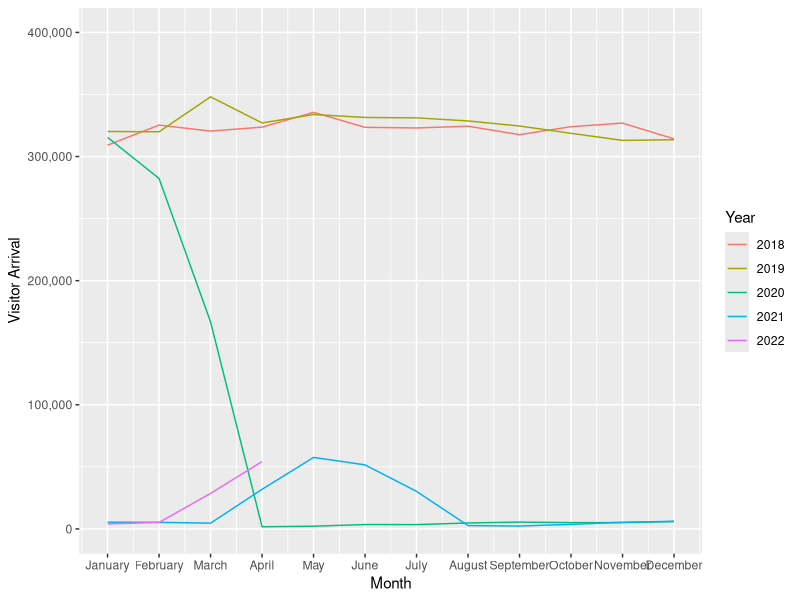
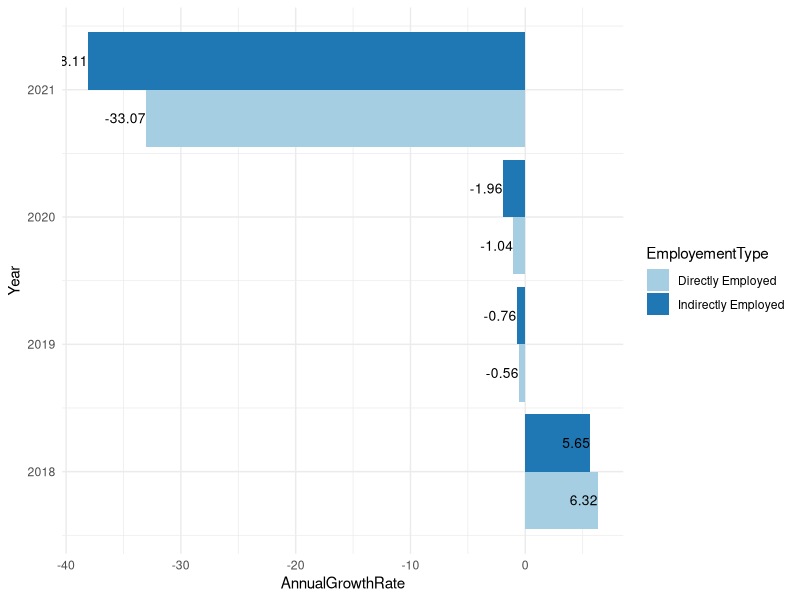

The R script that drew these images, in order:
library(readxl)
library(dplyr)
library(ggplot2)
library(scales)
library(lubridate)
library(grid)
library(tidyverse)


########### graph1 ######
intArrival <- read_excel("COVID19_impact_on_NZ_Tourism/RawData/InternationaArrival2010-Apr2022.xlsx")


# data prep 
intArrivalClean0 <- as.data.frame(intArrival[2:149,])
names(intArrivalClean0) <- c("date","seasonallyAdjusted","trend")
intArrivalClean0$date <- as.Date(paste(intArrivalClean0$date, "01", sep = "-"), "%YM%m-%d")
intArrivalClean0$date <- as.POSIXct(intArrivalClean0$date)

intArrivalClean1 <- intArrivalClean0 %>%
  mutate(SeasonallyAdjusted = as.numeric(seasonallyAdjusted), 
         Trend = as.numeric(trend),
         Year = year(date),
         Month = month(date)) %>%
  filter(Year %in% c(2018:2022))



# visualisation 

intArrivalClean1$Year <- factor(intArrivalClean1$Year)

ggplot() +
  geom_line(data = intArrivalClean1, aes (x = Month, y = SeasonallyAdjusted, color = Year)) + 
  scale_y_continuous(name = "Visitor Arrival",limits = c(0,400000),labels = comma) +
  scale_x_continuous( breaks = seq_along(month.name),
                      labels = month.name) 


 # annotate("segment", x = 2, y = 275000, yend = 274000, xend = 2,15
  #         color = "blue", size = 2, arrow = arrow()) +
  #annotate("text", x = 2,275000,
   #        label = "This Job is mine",
    #       col = "black",
     #      size = 5)

########### graphe 2 employment market######

employment <- read_excel("COVID19_impact_on_NZ_Tourism/RawData/employment.xlsx")

employment0 <- as.data.frame(employment[2:13,1:4])
names(employment0) <- c("Year","DirectlyEmployed","IndirectlyEmployed","TotalEmployed")


employment1 <- employment0 %>%
  mutate(DirectlyEmployed = as.numeric(DirectlyEmployed),
         IndirectlyEmployed = as.numeric(IndirectlyEmployed),
         TotalEmployed = as.numeric(TotalEmployed),
         Year = as.numeric(Year)) %>%
  mutate(DirectlyEmployedGrowthRate = 
           round((DirectlyEmployed- lag(DirectlyEmployed))/lag(DirectlyEmployed)*100, digits = 2),
         IndirectlyEmployedGrowthRate = 
           round((IndirectlyEmployed- lag(IndirectlyEmployed))/lag(IndirectlyEmployed)*100, digits = 2),
         TotalEmployedGrowthRate = 
           round((TotalEmployed- lag(TotalEmployed))/lag(TotalEmployed)*100, digits = 2)) %>%
  filter(Year %in% c(2018:2021)) %>%
  select(c("Year","DirectlyEmployedGrowthRate","IndirectlyEmployedGrowthRate","TotalEmployedGrowthRate"))

names(employment1) <- c("Year","Directly Employed", "Indirectly Employed", "Total Employed")


# visualization

emplViz <- employment1 %>%
  gather("Directly Employed", "Indirectly Employed", "Total Employed", 
         key = EmployementType, value = AnnualGrowthRate) %>%
  filter(EmployementType %in% c("Directly Employed","Indirectly Employed"))

ggplot(data = emplViz, aes (x = Year, y = AnnualGrowthRate, fill = EmployementType )) +
  geom_bar(stat = "identity", position = position_dodge()) +
  geom_text(aes(label=AnnualGrowthRate),color="black",hjust = 1, position = position_dodge(0.9), size=3.5) +
  scale_fill_brewer(palette = "Paired") +
  theme_minimal() +
  coord_flip()


##### 3 Domestic expenditure #####
  



